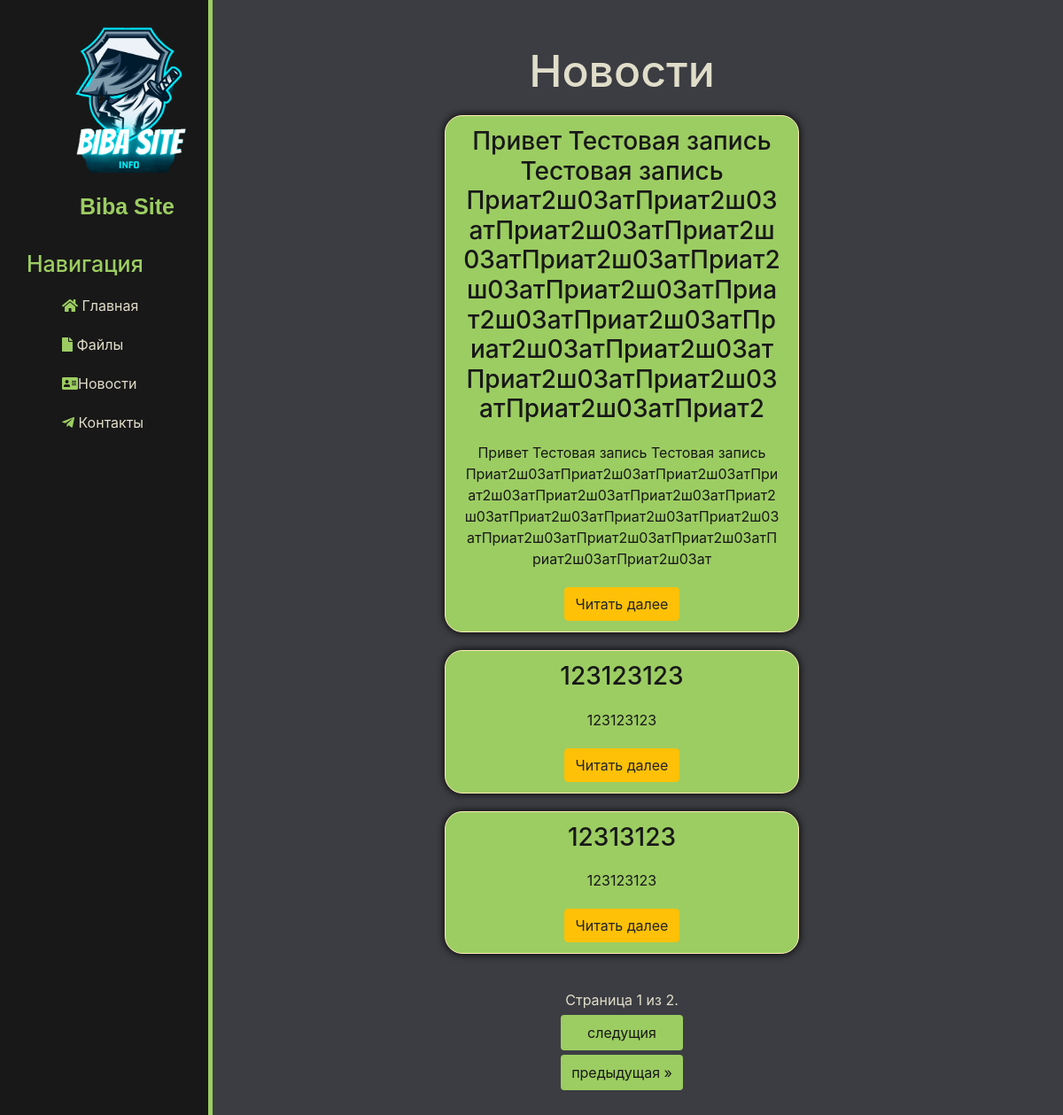
Page /news on the committed database.
### news/models.py (models this page shows, shortened)
class Artiles(models.Model):
    title = models.CharField('Заголовок', max_length=200)
    anons = models.CharField('Анонс', max_length=250)
    full_text = models.TextField('Описание')
    date = models.DateTimeField('Дата публикации')
    image = models.ImageField('Изображение', upload_to='articles/images/', null=True, blank=True)

### news/views.py (the view)
# urls.py: path('', views.news_home, name='news'),            # Основная страница новостей
def news_home(request):
    articles_list = Artiles.objects.all().order_by('-date')  # Отсортировать статьи по дате
    paginator = Paginator(articles_list, 3)  # Показать 4 статьи на одной странице
    page = request.GET.get('page')  # Получить номер страницы из запроса
    articles = paginator.get_page(page)
    return render(request, 'news/news_home.html', {'articles': articles})

### news/templates/news/news_home.html (shortened to what this page needs)
{% extends 'main/layout.html' %}
{% block content %}
<div class="features">
    <h1> Новости </h1>
    {% for el in articles %}
    <div class="alert alert-warning">
        <h3>{{ el.title }}</h3>
        <p>{{ el.anons }}</p>
        <a href="{% url 'NewsDetail' el.id %}" class="btn btn-warning"> Читать далее </a>
    </div>
    {% endfor %}
    <div class="pagination">
        <span class="step-links">
            <span class="current">
                Страница {{ articles.number }} из {{ articles.paginator.num_pages }}.
            </span>
            {% if articles.has_next %}
            <a href="?page={{ articles.next_page_number }}"> следущия </a>
            <a href="?page={{ articles.paginator.num_pages }}"> предыдущая &raquo;</a>
            {% endif %}
        </span>
    </div>
</div>
{% endblock %}

### mainapp/static/main/css/main.css (style rules this page uses)
body { background: #3C3D42; }
main .features { float:left; color: #E0DDCA; margin-top: 50px; text-align: center; width: 77%; }
main .features { float: left; color: #E0DDCA; margin-top: 50px; text-align: center; width: 77%; }
main .features h1 { font-size: 50px; text-align: center; }
main .features p { text-align: center; max-width: 700px; margin: 20px auto; }
.alert-warning { word-wrap: break-word; background-color: #9CCD62; box-sizing: border-box; border-radius: 20px; box-shadow: 0 0 10px rgba(0, 0, 0, 10); width: 400px; margin: 20px auto; text-align: center; }
.features { box-sizing: border-box; max-width: 90%; margin: 0 auto; }
.features .alert-warning { background: #9CCD62; color: #181818; }
.pagination { display: flex; justify-content: center; align-items: center; width: 100%; padding: 20px 0; }
.pagination a { display: flex; justify-content: center; align-items: center; flex-wrap: wrap; padding: 8px 12px; margin: 5px; background-color: #9CCD62; color: #181818; text-decoration: none; border-radius: 4px; transition: background-color 0.3s; }

### rows in the picture
Artiles: title "Привет Тестовая запись Тестовая запись Приат2ш03атПриат2ш03атПриат2ш03атПриат2ш03атПриат2ш03атПриат2ш03атПриат2ш03атПриат2ш03атПриат2ш03атПриат2ш03атПриат2ш03атПриат2ш03атПриат2ш03атПриат2ш03атПриат2", anons "Привет Тестовая запись Тестовая запись Приат2ш03атПриат2ш03атПриат2ш03атПриат2ш03атПриат2ш03атПриат2ш03атПриат2ш03атПриат2ш03атПриат2ш03атПриат2ш03атПриат2ш03атПриат2ш03атПриат2ш03атПриат2ш03атПриат2ш03ат"
Artiles: title "123123123", anons "123123123"
Artiles: title "12313123", anons "123123123"

### other values in the picture
{{ articles.number }} "1"
{{ articles.paginator.num_pages }} "2"
